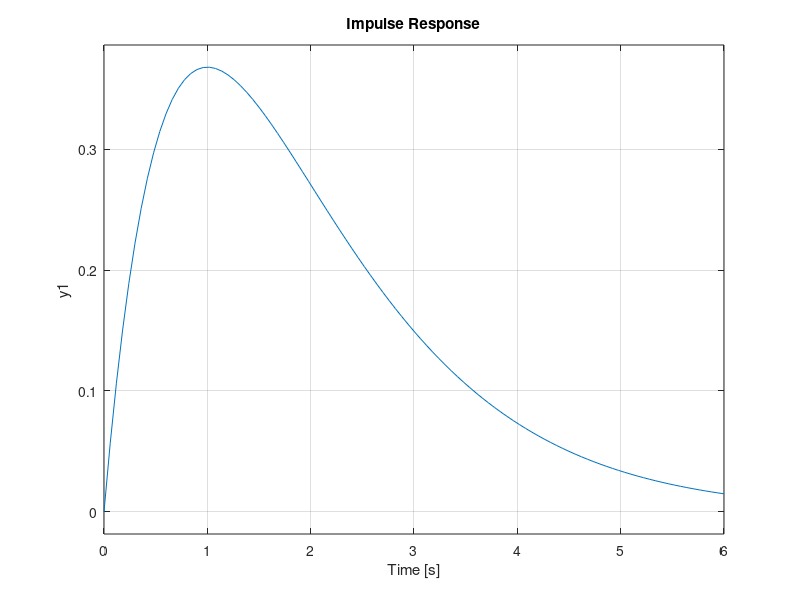

This chart was generated by the following MATLAB code:
clear;clc;
z=0.2:0.2:1;
hold
for p=1:length(z);
num = 1;
dem = [1 2*z(p) 1];
sys = tf(num,dem)
impulse(sys)
end
hold off
